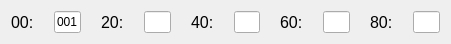
    <widget class="QWidget" name="layoutWidget_19">
     <property name="geometry">
      <rect>
       <x>10</x>
       <y>20</y>
       <width>451</width>
       <height>29</height>
      </rect>
     </property>
     <layout class="QHBoxLayout" name="MemoryRow00">
      <property name="spacing">
       <number>20</number>
      </property>
      <item>
       <layout class="QHBoxLayout" name="MemoryHor00">
        <item>
         <widget class="QLabel" name="label_211">
          <property name="font">
           <font>
            <pointsize>12</pointsize>
           </font>
          </property>
          <property name="text">
           <string>00:</string>
          </property>
         </widget>
        </item>
        <item>
         <widget class="QLineEdit" name="memLineEdit00">
          <property name="text">
           <string>001</string>
          </property>
          <property name="maxLength">
           <number>4</number>
          </property>
          <property name="readOnly">
           <bool>true</bool>
          </property>
          <property name="clearButtonEnabled">
           <bool>false</bool>
          </property>
         </widget>
        </item>
       </layout>
      </item>
      <item>
       <layout class="QHBoxLayout" name="MemoryHor20">
        <item>
         <widget class="QLabel" name="label_212">
          <property name="font">
           <font>
            <pointsize>12</pointsize>
           </font>
          </property>
          <property name="text">
           <string>20:</string>
          </property>
         </widget>
        </item>
        <item>
         <widget class="QLineEdit" name="memLineEdit20">
          <property name="maxLength">
           <number>4</number>
          </property>
         </widget>
        </item>
       </layout>
      </item>
      <item>
       <layout class="QHBoxLayout" name="MemoryHor40">
        <item>
         <widget class="QLabel" name="label_213">
          <property name="font">
           <font>
            <pointsize>12</pointsize>
           </font>
          </property>
          <property name="text">
           <string>40:</string>
          </property>
         </widget>
        </item>
        <item>
         <widget class="QLineEdit" name="memLineEdit40">
          <property name="maxLength">
           <number>4</number>
          </property>
         </widget>
        </item>
       </layout>
      </item>
      <item>
       <layout class="QHBoxLayout" name="MemoryHor60">
        <item>
         <widget class="QLabel" name="label_214">
          <property name="font">
           <font>
            <pointsize>12</pointsize>
           </font>
          </property>
          <property name="text">
           <string>60:</string>
          </property>
         </widget>
        </item>
        <item>
         <widget class="QLineEdit" name="memLineEdit60">
          <property name="maxLength">
           <number>4</number>
          </property>
         </widget>
        </item>
       </layout>
      </item>
      <item>
       <layout class="QHBoxLayout" name="MemoryHor80">
        <item>
         <widget class="QLabel" name="label_215">
          <property name="font">
           <font>
            <pointsize>12</pointsize>
           </font>
          </property>
          <property name="text">
           <string>80:</string>
          </property>
         </widget>
        </item>
        <item>
         <widget class="QLineEdit" name="memLineEdit80">
          <property name="maxLength">
           <number>4</number>
          </property>
         </widget>
        </item>
       </layout>
      </item>
     </layout>
    </widget>
